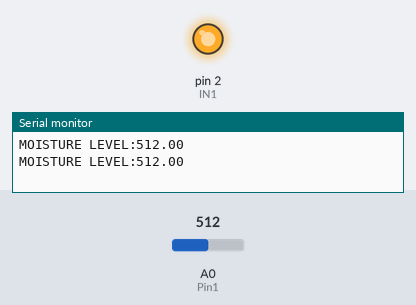
This sketch was run on a simulated Arduino Uno, built with avr-gcc and run on an emulated ATmega328P. Parts: output pins drawn as LEDs (lit = HIGH), the last lines printed to the serial monitor. Inputs (shaded band) come from the test bench; at power-on: A0 (Pin1) = 512.

Above: at 1.7 s.
1.8 s: A0 (Pin1) set to 741
3.7 s: A0 (Pin1) set to 765
At 5.7 s:
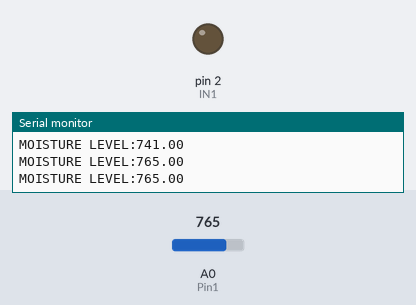
6.0 s: A0 (Pin1) set to 740
At 7.5 s:
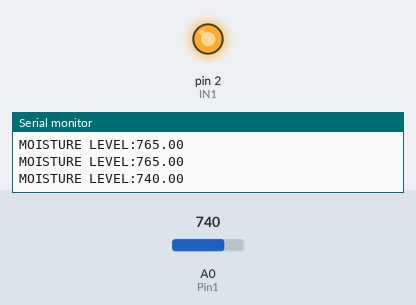
8.0 s: A0 (Pin1) set to 760
At 9.0 s:
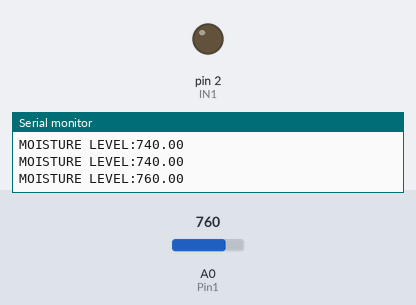
Timing chart, 0 to 11.0 s (numbered marks = the images above; inputs shaded):
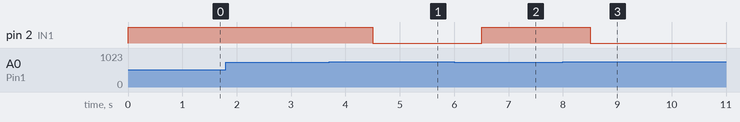

Measured:
- the behaviour switches between 750 and 751 on A0 (Pin1) (found by bisection; images 0 and 1)
- after the input at 3.7 s, pin 2 (IN1): HIGH → LOW after 0.80 s
- after the input at 6.0 s, pin 2 (IN1): LOW → HIGH after 0.51 s
- after the input at 8.0 s, pin 2 (IN1): HIGH → LOW after 0.51 s

The sketch:

arduino_Watering1.ino
```cpp
int IN1 = 2;
int Pin1 = A0;
float value1 = 0;
void setup() {
  Serial.begin(9600);
  pinMode(IN1, OUTPUT);
  pinMode(Pin1, INPUT);

  digitalWrite(IN1, HIGH);
  delay(500);
}
void loop() {
  Serial.print("MOISTURE LEVEL:");
  value1 = analogRead(Pin1);
  Serial.println(value1);
  if(value1>750)
  {
      digitalWrite(IN1, LOW);
  }
  else
  {
    digitalWrite(IN1, HIGH);
    }
    Serial.println();
  delay(1000);
}
```
